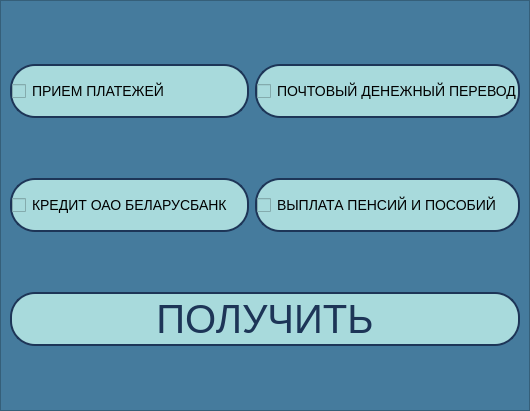
<?xml version="1.0" encoding="UTF-8"?>
<ui version="4.0">
 <class>Form</class>
 <widget class="QWidget" name="Form">
  <property name="geometry">
   <rect>
    <x>0</x>
    <y>0</y>
    <width>530</width>
    <height>411</height>
   </rect>
  </property>
  <property name="minimumSize">
   <size>
    <width>480</width>
    <height>320</height>
   </size>
  </property>
  <property name="maximumSize">
   <size>
    <width>1280</width>
    <height>720</height>
   </size>
  </property>
  <property name="font">
   <font>
    <family>Calibri</family>
    <pointsize>16</pointsize>
    <bold>true</bold>
   </font>
  </property>
  <property name="windowTitle">
   <string>BELPOST</string>
  </property>
  <property name="styleSheet">
   <string notr="true">background-color: #457b9d;</string>
  </property>
  <layout class="QVBoxLayout" name="verticalLayout">
   <property name="spacing">
    <number>0</number>
   </property>
   <property name="leftMargin">
    <number>0</number>
   </property>
   <property name="topMargin">
    <number>0</number>
   </property>
   <property name="rightMargin">
    <number>0</number>
   </property>
   <property name="bottomMargin">
    <number>0</number>
   </property>
   <item>
    <widget class="QFrame" name="frame">
     <property name="styleSheet">
      <string notr="true">QCheckBox {
	font-family: &quot;Arial&quot;;
	font-size: 14px;
	font-style: bold;
	background-color: #a8dadc;
	border: solid;
	border-width: 2px;
	border-color: #1d3557;
	border-radius: 25px;
	height: 50px;
}
QPushButton {
	background-color: #a8dadc;
	border: solid;
	border-width: 2px;
	border-color: #1d3557;
	border-radius: 25px;
	height: 50px;
	font-family: &quot;Arial&quot;;
	font-size: 40px;
	font-style: bold;
	color: #1d3557;
}</string>
     </property>
     <property name="frameShape">
      <enum>QFrame::StyledPanel</enum>
     </property>
     <property name="frameShadow">
      <enum>QFrame::Raised</enum>
     </property>
     <layout class="QGridLayout" name="gridLayout">
      <item row="0" column="0">
       <widget class="QCheckBox" name="checkBox">
        <property name="styleSheet">
         <string notr="true"/>
        </property>
        <property name="text">
         <string>ПРИЕМ ПЛАТЕЖЕЙ</string>
        </property>
       </widget>
      </item>
      <item row="1" column="1">
       <widget class="QCheckBox" name="checkBox_4">
        <property name="text">
         <string>ВЫПЛАТА ПЕНСИЙ И ПОСОБИЙ</string>
        </property>
       </widget>
      </item>
      <item row="0" column="1">
       <widget class="QCheckBox" name="checkBox_3">
        <property name="text">
         <string>ПОЧТОВЫЙ ДЕНЕЖНЫЙ ПЕРЕВОД</string>
        </property>
       </widget>
      </item>
      <item row="1" column="0">
       <widget class="QCheckBox" name="checkBox_2">
        <property name="text">
         <string>КРЕДИТ ОАО БЕЛАРУСБАНК</string>
        </property>
       </widget>
      </item>
      <item row="2" column="0" colspan="2">
       <widget class="QPushButton" name="pushButton">
        <property name="text">
         <string>ПОЛУЧИТЬ</string>
        </property>
       </widget>
      </item>
     </layout>
    </widget>
   </item>
  </layout>
 </widget>
 <resources/>
 <connections/>
</ui>
